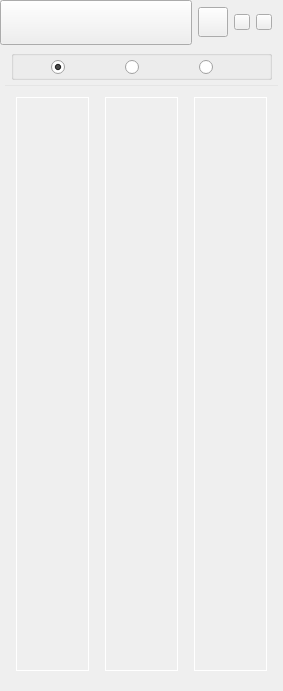
<?xml version="1.0" encoding="UTF-8"?>
<ui version="4.0">
 <class>UIAuxiliaryWnd</class>
 <widget class="QWidget" name="UIAuxiliaryWnd">
  <property name="geometry">
   <rect>
    <x>0</x>
    <y>0</y>
    <width>283</width>
    <height>691</height>
   </rect>
  </property>
  <property name="windowTitle">
   <string>UIAuxiliaryWnd</string>
  </property>
  <layout class="QVBoxLayout" name="verticalLayout">
   <property name="spacing">
    <number>0</number>
   </property>
   <property name="leftMargin">
    <number>0</number>
   </property>
   <property name="topMargin">
    <number>0</number>
   </property>
   <property name="rightMargin">
    <number>0</number>
   </property>
   <property name="bottomMargin">
    <number>9</number>
   </property>
   <item>
    <widget class="QWidget" name="widget" native="true">
     <property name="minimumSize">
      <size>
       <width>0</width>
       <height>45</height>
      </size>
     </property>
     <property name="maximumSize">
      <size>
       <width>16777215</width>
       <height>45</height>
      </size>
     </property>
     <property name="styleSheet">
      <string notr="true"/>
     </property>
     <layout class="QHBoxLayout" name="horizontalLayout_4">
      <property name="spacing">
       <number>6</number>
      </property>
      <property name="leftMargin">
       <number>0</number>
      </property>
      <property name="topMargin">
       <number>0</number>
      </property>
      <property name="bottomMargin">
       <number>0</number>
      </property>
      <item>
       <widget class="QPushButton" name="title_pushButton">
        <property name="minimumSize">
         <size>
          <width>0</width>
          <height>45</height>
         </size>
        </property>
        <property name="maximumSize">
         <size>
          <width>16777215</width>
          <height>45</height>
         </size>
        </property>
        <property name="styleSheet">
         <string notr="true">border-image: url(:/LoginWindow/images/logo.png);</string>
        </property>
        <property name="text">
         <string/>
        </property>
       </widget>
      </item>
      <item>
       <widget class="QWidget" name="pic_widget" native="true">
        <property name="minimumSize">
         <size>
          <width>30</width>
          <height>30</height>
         </size>
        </property>
        <property name="maximumSize">
         <size>
          <width>30</width>
          <height>30</height>
         </size>
        </property>
        <property name="cursor">
         <cursorShape>ArrowCursor</cursorShape>
        </property>
        <property name="styleSheet">
         <string notr="true"/>
        </property>
        <layout class="QHBoxLayout" name="horizontalLayout_6">
         <property name="spacing">
          <number>0</number>
         </property>
         <property name="leftMargin">
          <number>0</number>
         </property>
         <property name="topMargin">
          <number>0</number>
         </property>
         <property name="rightMargin">
          <number>0</number>
         </property>
         <property name="bottomMargin">
          <number>0</number>
         </property>
         <item>
          <widget class="QPushButton" name="pic_btn">
           <property name="minimumSize">
            <size>
             <width>0</width>
             <height>30</height>
            </size>
           </property>
           <property name="cursor">
            <cursorShape>PointingHandCursor</cursorShape>
           </property>
           <property name="styleSheet">
            <string notr="true">border-image: url(:/LoginWindow/images/t_photo.png);</string>
           </property>
           <property name="text">
            <string/>
           </property>
          </widget>
         </item>
        </layout>
       </widget>
      </item>
      <item>
       <widget class="QPushButton" name="min_pushButton">
        <property name="minimumSize">
         <size>
          <width>16</width>
          <height>16</height>
         </size>
        </property>
        <property name="maximumSize">
         <size>
          <width>16</width>
          <height>16</height>
         </size>
        </property>
        <property name="cursor">
         <cursorShape>PointingHandCursor</cursorShape>
        </property>
        <property name="styleSheet">
         <string notr="true">border-image: url(:/LoginWindow/images/login_min.png);</string>
        </property>
        <property name="text">
         <string/>
        </property>
       </widget>
      </item>
      <item>
       <widget class="QPushButton" name="close_pushButton">
        <property name="minimumSize">
         <size>
          <width>16</width>
          <height>16</height>
         </size>
        </property>
        <property name="maximumSize">
         <size>
          <width>16</width>
          <height>16</height>
         </size>
        </property>
        <property name="cursor">
         <cursorShape>PointingHandCursor</cursorShape>
        </property>
        <property name="styleSheet">
         <string notr="true">border-image: url(:/LoginWindow/images/login_close.png);</string>
        </property>
        <property name="text">
         <string/>
        </property>
       </widget>
      </item>
     </layout>
    </widget>
   </item>
   <item>
    <widget class="QWidget" name="widget_2" native="true">
     <property name="maximumSize">
      <size>
       <width>16777215</width>
       <height>40</height>
      </size>
     </property>
     <layout class="QHBoxLayout" name="horizontalLayout">
      <property name="topMargin">
       <number>5</number>
      </property>
      <property name="bottomMargin">
       <number>5</number>
      </property>
      <item>
       <widget class="QGroupBox" name="groupBox">
        <property name="minimumSize">
         <size>
          <width>150</width>
          <height>30</height>
         </size>
        </property>
        <property name="maximumSize">
         <size>
          <width>11111</width>
          <height>30</height>
         </size>
        </property>
        <property name="styleSheet">
         <string notr="true">border-image: url(:/LoginWindow/images/alpha.png);</string>
        </property>
        <property name="title">
         <string/>
        </property>
        <layout class="QHBoxLayout" name="horizontalLayout_5">
         <property name="leftMargin">
          <number>0</number>
         </property>
         <property name="topMargin">
          <number>0</number>
         </property>
         <property name="rightMargin">
          <number>0</number>
         </property>
         <property name="bottomMargin">
          <number>0</number>
         </property>
         <item>
          <widget class="QRadioButton" name="today_radioButton">
           <property name="minimumSize">
            <size>
             <width>31</width>
             <height>23</height>
            </size>
           </property>
           <property name="maximumSize">
            <size>
             <width>31</width>
             <height>23</height>
            </size>
           </property>
           <property name="cursor">
            <cursorShape>PointingHandCursor</cursorShape>
           </property>
           <property name="mouseTracking">
            <bool>true</bool>
           </property>
           <property name="toolTip">
            <string>今日课程</string>
           </property>
           <property name="styleSheet">
            <string notr="true">QRadioButton:checked {border-image: url(:/LoginWindow/images/tabToday_hover.png);}

QRadioButton:unchecked {border-image: url(:/LoginWindow/images/tabToday_nor.png);}

QRadioButton:unchecked:hover {border-image: url(:/LoginWindow/images/tabToday_hover.png);}

QRadioButton::indicator:checked {border-image: url(:/LoginWindow/images/.png);}

QRadioButton::indicator:unchecked {border-image: url(:/LoginWindow/images/.png);}

QRadioButton::indicator:unchecked:hover {border-image: url(:/LoginWindow/images/.png);}</string>
           </property>
           <property name="text">
            <string/>
           </property>
           <property name="iconSize">
            <size>
             <width>0</width>
             <height>0</height>
            </size>
           </property>
           <property name="checked">
            <bool>true</bool>
           </property>
          </widget>
         </item>
         <item>
          <widget class="QRadioButton" name="all_radioButton">
           <property name="minimumSize">
            <size>
             <width>31</width>
             <height>23</height>
            </size>
           </property>
           <property name="maximumSize">
            <size>
             <width>31</width>
             <height>23</height>
            </size>
           </property>
           <property name="cursor">
            <cursorShape>PointingHandCursor</cursorShape>
           </property>
           <property name="toolTip">
            <string>全部辅导</string>
           </property>
           <property name="styleSheet">
            <string notr="true">QRadioButton:checked {border-image: url(:/LoginWindow/images/tabAll_hover.png);}

QRadioButton:unchecked {border-image: url(:/LoginWindow/images/tabAll_nor.png);}

QRadioButton:unchecked:hover {border-image: url(:/LoginWindow/images/tabAll_hover.png);}

QRadioButton::indicator:checked {border-image: url(:/LoginWindow/images/.png);}

QRadioButton::indicator:unchecked {border-image: url(:/LoginWindow/images/.png);}

QRadioButton::indicator:unchecked:hover {border-image: url(:/LoginWindow/images/.png);}</string>
           </property>
           <property name="text">
            <string/>
           </property>
          </widget>
         </item>
         <item>
          <widget class="QRadioButton" name="oneToOne_radioButton">
           <property name="minimumSize">
            <size>
             <width>31</width>
             <height>23</height>
            </size>
           </property>
           <property name="maximumSize">
            <size>
             <width>31</width>
             <height>23</height>
            </size>
           </property>
           <property name="cursor">
            <cursorShape>PointingHandCursor</cursorShape>
           </property>
           <property name="toolTip">
            <string>一对一互动</string>
           </property>
           <property name="styleSheet">
            <string notr="true">QRadioButton:checked {border-image: url(:/LoginWindow/images/tab1v1_hover.png);}

QRadioButton:unchecked {border-image: url(:/LoginWindow/images/tab1v1_nor.png);}

QRadioButton:unchecked:hover {border-image: url(:/LoginWindow/images/tab1v1_hover.png);}

QRadioButton::indicator:checked {border-image: url(:/LoginWindow/images/.png);}

QRadioButton::indicator:unchecked {border-image: url(:/LoginWindow/images/.png);}

QRadioButton::indicator:unchecked:hover {border-image: url(:/LoginWindow/images/.png);}</string>
           </property>
           <property name="text">
            <string/>
           </property>
          </widget>
         </item>
        </layout>
       </widget>
      </item>
     </layout>
    </widget>
   </item>
   <item>
    <layout class="QHBoxLayout" name="horizontalLayout_3">
     <property name="leftMargin">
      <number>5</number>
     </property>
     <property name="rightMargin">
      <number>5</number>
     </property>
     <item>
      <widget class="QLabel" name="line_label">
       <property name="minimumSize">
        <size>
         <width>0</width>
         <height>1</height>
        </size>
       </property>
       <property name="maximumSize">
        <size>
         <width>16777215</width>
         <height>1</height>
        </size>
       </property>
       <property name="styleSheet">
        <string notr="true">background-color: rgb(229, 229, 229);</string>
       </property>
       <property name="text">
        <string/>
       </property>
      </widget>
     </item>
    </layout>
   </item>
   <item>
    <widget class="QWidget" name="widget_3" native="true">
     <property name="minimumSize">
      <size>
       <width>0</width>
       <height>10</height>
      </size>
     </property>
     <property name="styleSheet">
      <string notr="true"/>
     </property>
     <layout class="QHBoxLayout" name="horizontalLayout_2">
      <item>
       <widget class="QWidget" name="today_widget" native="true">
        <property name="styleSheet">
         <string notr="true">border-image: url(:/LoginWindow/images/alpha.png);</string>
        </property>
        <layout class="QVBoxLayout" name="verticalLayout_2">
         <property name="leftMargin">
          <number>5</number>
         </property>
         <property name="topMargin">
          <number>0</number>
         </property>
         <property name="rightMargin">
          <number>5</number>
         </property>
         <property name="bottomMargin">
          <number>0</number>
         </property>
         <item>
          <widget class="QScrollArea" name="today_scrollArea">
           <property name="styleSheet">
            <string notr="true">QScrollArea{border: 1px solid #ffffff;background-color: rgb(255, 255, 255);}</string>
           </property>
           <property name="widgetResizable">
            <bool>true</bool>
           </property>
           <widget class="QWidget" name="scrollAreaWidgetContents_2">
            <property name="geometry">
             <rect>
              <x>0</x>
              <y>0</y>
              <width>72</width>
              <height>574</height>
             </rect>
            </property>
           </widget>
          </widget>
         </item>
        </layout>
       </widget>
      </item>
      <item>
       <widget class="QWidget" name="all_widget" native="true">
        <property name="maximumSize">
         <size>
          <width>16777215</width>
          <height>600</height>
         </size>
        </property>
        <property name="styleSheet">
         <string notr="true">border-image: url(:/LoginWindow/images/alpha.png);</string>
        </property>
        <layout class="QVBoxLayout" name="verticalLayout_3">
         <property name="spacing">
          <number>0</number>
         </property>
         <property name="leftMargin">
          <number>5</number>
         </property>
         <property name="topMargin">
          <number>0</number>
         </property>
         <property name="rightMargin">
          <number>5</number>
         </property>
         <property name="bottomMargin">
          <number>0</number>
         </property>
         <item>
          <widget class="QScrollArea" name="scrollArea">
           <property name="styleSheet">
            <string notr="true">QScrollArea{border: 1px solid #ffffff;background-color: rgb(255, 255, 255);}
</string>
           </property>
           <property name="widgetResizable">
            <bool>true</bool>
           </property>
           <widget class="QWidget" name="scrollAreaWidgetContents">
            <property name="geometry">
             <rect>
              <x>0</x>
              <y>0</y>
              <width>73</width>
              <height>574</height>
             </rect>
            </property>
           </widget>
          </widget>
         </item>
        </layout>
       </widget>
      </item>
      <item>
       <widget class="QWidget" name="oneToOne_widget" native="true">
        <property name="maximumSize">
         <size>
          <width>16777215</width>
          <height>600</height>
         </size>
        </property>
        <property name="styleSheet">
         <string notr="true">border-image: url(:/LoginWindow/images/alpha.png);</string>
        </property>
        <layout class="QVBoxLayout" name="verticalLayout_4">
         <property name="spacing">
          <number>0</number>
         </property>
         <property name="leftMargin">
          <number>5</number>
         </property>
         <property name="topMargin">
          <number>0</number>
         </property>
         <property name="rightMargin">
          <number>5</number>
         </property>
         <property name="bottomMargin">
          <number>0</number>
         </property>
         <item>
          <widget class="QScrollArea" name="oneToOne_scrollArea">
           <property name="styleSheet">
            <string notr="true">QScrollArea{border: 1px solid #ffffff;background-color: rgb(255, 255, 255);}
</string>
           </property>
           <property name="widgetResizable">
            <bool>true</bool>
           </property>
           <widget class="QWidget" name="scrollAreaWidgetContents_3">
            <property name="geometry">
             <rect>
              <x>0</x>
              <y>0</y>
              <width>72</width>
              <height>574</height>
             </rect>
            </property>
           </widget>
          </widget>
         </item>
        </layout>
       </widget>
      </item>
     </layout>
    </widget>
   </item>
  </layout>
 </widget>
 <layoutdefault spacing="6" margin="11"/>
 <resources>
  <include location="loginwindow.qrc"/>
 </resources>
 <connections/>
</ui>
